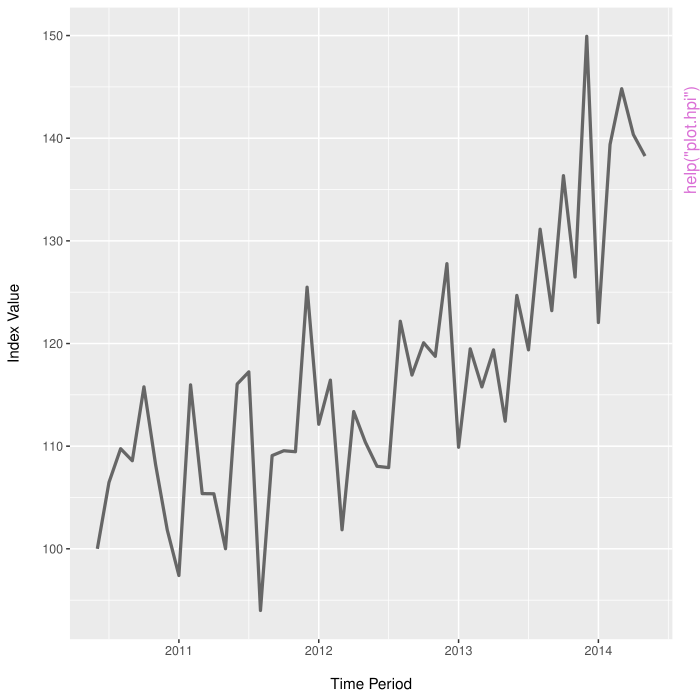

Recreate this plot in R.
pkgname <- "hpiR"
source(file.path(R.home("share"), "R", "examples-header.R"))
options(warn = 1)
library('hpiR')

base::assign(".oldSearch", base::search(), pos = 'CheckExEnv')
base::assign(".old_wd", base::getwd(), pos = 'CheckExEnv')
cleanEx()
nameEx("buildForecastIDs")
### * buildForecastIDs

flush(stderr()); flush(stdout())

### Name: buildForecastIDs
### Title: Create the row IDs for forecast accuracy
### Aliases: buildForecastIDs

### ** Examples


  # Load example sales
 data(ex_sales)

 # Create RT data
 rt_data <- rtCreateTrans(trans_df = ex_sales,
                          prop_id = 'pinx',
                          trans_id = 'sale_id',
                          price = 'sale_price',
                          periodicity = 'monthly',
                          date = 'sale_date')

# Create ids
  fc_ids <- buildForecastIDs(time_cut = 27,
                             hpi_df = rt_data,
                             forecast_length = 2,
                             train = TRUE)




cleanEx()
nameEx("calcAccuracy")
### * calcAccuracy

flush(stderr()); flush(stdout())

### Name: calcAccuracy
### Title: Calculate the accuracy of an index
### Aliases: calcAccuracy

### ** Examples


 # Load Data
 data(ex_sales)

 # Create Index
 rt_index <- rtIndex(trans_df = ex_sales,
                     periodicity = 'monthly',
                     min_date = '2010-06-01',
                     max_date = '2015-11-30',
                     adj_type = 'clip',
                     date = 'sale_date',
                     price = 'sale_price',
                     trans_id = 'sale_id',
                     prop_id = 'pinx',
                     estimator = 'robust',
                     log_dep = TRUE,
                     trim_model = TRUE,
                     max_period = 48,
                     smooth = FALSE)

 # Calculate insample accuracy
 hpi_accr <- calcAccuracy(hpi_obj = rt_index,
                          test_type = 'rt',
                          test_method = 'insample')




cleanEx()
nameEx("calcForecastError")
### * calcForecastError

flush(stderr()); flush(stdout())

### Name: calcForecastError
### Title: Calculate the forecast accuracy of series of indexes
### Aliases: calcForecastError

### ** Examples


 # Load example sales
 data(ex_sales)

 # Create Index
 hed_index <- hedIndex(trans_df = ex_sales,
                       periodicity = 'monthly',
                       max_date = '2011-12-31',
                       adj_type = 'clip',
                       date = 'sale_date',
                       price = 'sale_price',
                       trans_id = 'sale_id',
                       prop_id = 'pinx',
                       estimator = 'robust',
                       log_dep = TRUE,
                       trim_model = TRUE,
                       max_period = 24,
                       dep_var = 'price',
                       ind_var = c('tot_sf', 'beds', 'baths'),
                       smooth = FALSE)

 # Create Series (Suppressing messages do to small sample size of this example)
  suppressMessages(
    hpi_series <- createSeries(hpi_obj = hed_index,
                               train_period = 12))

 # Create Prediction data
 rt_data <- rtCreateTrans(trans_df = ex_sales,
                          prop_id = 'pinx',
                          max_date = '2011-12-31',
                          trans_id = 'sale_id',
                          price = 'sale_price',
                          periodicity = 'monthly',
                          date = 'sale_date',
                          min_period_dist = 12)


 # Calculate forecast accuracty
 fc_accr <- calcForecastError(is_obj = hpi_series,
                              pred_df = rt_data)




cleanEx()
nameEx("calcInSampleError")
### * calcInSampleError

flush(stderr()); flush(stdout())

### Name: calcInSampleError
### Title: Calculate index errors in sample
### Aliases: calcInSampleError

### ** Examples


 # Load example data
 data(ex_sales)

 # Create index with raw transaction data
 rt_index <- rtIndex(trans_df = ex_sales,
                     periodicity = 'monthly',
                     min_date = '2010-06-01',
                     max_date = '2015-11-30',
                     adj_type = 'clip',
                     date = 'sale_date',
                     price = 'sale_price',
                     trans_id = 'sale_id',
                     prop_id = 'pinx',
                     estimator = 'robust',
                     log_dep = TRUE,
                     trim_model = TRUE,
                     max_period = 48,
                     smooth = FALSE)

 # Calculate accuracy
 in_accr <- calcInSampleError(pred_df = rt_index$data,
                              index = rt_index$index$value)




cleanEx()
nameEx("calcKFoldError")
### * calcKFoldError

flush(stderr()); flush(stdout())

### Name: calcKFoldError
### Title: Calculate index error with FKold (out of sample)
### Aliases: calcKFoldError

### ** Examples


 # Load data
 data(ex_sales)

 # Create index with raw transaction data
 rt_index <- rtIndex(trans_df = ex_sales,
                     periodicity = 'monthly',
                     min_date = '2010-06-01',
                     max_date = '2015-11-30',
                     adj_type = 'clip',
                     date = 'sale_date',
                     price = 'sale_price',
                     trans_id = 'sale_id',
                     prop_id = 'pinx',
                     estimator = 'robust',
                     log_dep = TRUE,
                     trim_model = TRUE,
                     max_period = 48,
                     smooth = FALSE)

  # Create prediction data
  rt_data <- rtCreateTrans(trans_df = ex_sales,
                          prop_id = 'pinx',
                          trans_id = 'sale_id',
                          price = 'sale_price',
                          periodicity = 'monthly',
                          date = 'sale_date')

  # Calc Accuracy
  kf_accr <- calcKFoldError(hpi_obj = rt_index,
                            pred_df = rt_data,
                            k = 10,
                            seed = 123,
                            smooth = FALSE)




cleanEx()
nameEx("calcRevision")
### * calcRevision

flush(stderr()); flush(stdout())

### Name: calcRevision
### Title: Calculate revision values of an index
### Aliases: calcRevision

### ** Examples


# Load example sales
 data(ex_sales)

 # Create Index
 rt_index <- rtIndex(trans_df = ex_sales,
                     periodicity = 'monthly',
                     min_date = '2010-06-01',
                     max_date = '2015-11-30',
                     adj_type = 'clip',
                     date = 'sale_date',
                     price = 'sale_price',
                     trans_id = 'sale_id',
                     prop_id = 'pinx',
                     estimator = 'robust',
                     log_dep = TRUE,
                     trim_model = TRUE,
                     max_period = 48,
                     smooth = FALSE)

 # Create Series (Suppressing messages do to small sample size of this example)
  suppressMessages(
    hpi_series <- createSeries(hpi_obj = rt_index,
                               train_period = 12))

 # Calculate revision
 series_rev <-  calcRevision(series_obj = hpi_series)




cleanEx()
nameEx("calcSeriesAccuracy")
### * calcSeriesAccuracy

flush(stderr()); flush(stdout())

### Name: calcSeriesAccuracy
### Title: Calculate the accuracy of a series of indexes
### Aliases: calcSeriesAccuracy

### ** Examples


 # Load data
 data(ex_sales)

 # Create index
 rt_index <- rtIndex(trans_df = ex_sales,
                     periodicity = 'monthly',
                     min_date = '2010-06-01',
                     max_date = '2015-11-30',
                     adj_type = 'clip',
                     date = 'sale_date',
                     price = 'sale_price',
                     trans_id = 'sale_id',
                     prop_id = 'pinx',
                     estimator = 'robust',
                     log_dep = TRUE,
                     trim_model = TRUE,
                     max_period = 48,
                     smooth = FALSE)

  #  Create Series (Suppressing messages do to small sample size of this example)
  suppressMessages(
    hpi_series <- createSeries(hpi_obj = rt_index,
                               train_period = 12))

  # Calculate insample accuracy
  hpi_series_accr <- calcSeriesAccuracy(series_obj = hpi_series,
                                        test_type = 'rt',
                                        test_method = 'insample')




cleanEx()
nameEx("calcSeriesVolatility")
### * calcSeriesVolatility

flush(stderr()); flush(stdout())

### Name: calcSeriesVolatility
### Title: Calculate volatility of a series of indexes
### Aliases: calcSeriesVolatility

### ** Examples


# Load example sales
 data(ex_sales)

 # Create Index
 rt_index <- rtIndex(trans_df = ex_sales,
                     periodicity = 'monthly',
                     min_date = '2010-06-01',
                     max_date = '2015-11-30',
                     adj_type = 'clip',
                     date = 'sale_date',
                     price = 'sale_price',
                     trans_id = 'sale_id',
                     prop_id = 'pinx',
                     estimator = 'robust',
                     log_dep = TRUE,
                     trim_model = TRUE,
                     max_period = 48,
                     smooth = FALSE)

 # Create Series (Suppressing messages do to small sample size of this example)
 suppressMessages(
    hpi_series <- createSeries(hpi_obj = rt_index,
                               train_period = 12))

 # Calculate series volatility
 series_vol <- calcSeriesVolatility(series_obj = hpi_series,
                                    window= 3)




cleanEx()
nameEx("calcVolatility")
### * calcVolatility

flush(stderr()); flush(stdout())

### Name: calcVolatility
### Title: Calculate index volatility
### Aliases: calcVolatility

### ** Examples


 # Load Data
 data(ex_sales)

 # Create index with raw transaction data
 rt_index <- rtIndex(trans_df = ex_sales,
                     periodicity = 'monthly',
                     min_date = '2010-06-01',
                     max_date = '2015-11-30',
                     adj_type = 'clip',
                     date = 'sale_date',
                     price = 'sale_price',
                     trans_id = 'sale_id',
                     prop_id = 'pinx',
                     estimator = 'robust',
                     log_dep = TRUE,
                     trim_model = TRUE,
                     max_period = 48,
                     smooth = FALSE)

 # Calculate Volatility
 index_vol <- calcVolatility(index = rt_index,
                             window = 3)




cleanEx()
nameEx("checkDate")
### * checkDate

flush(stderr()); flush(stdout())

### Name: checkDate
### Title: Validate the date argument
### Aliases: checkDate

### ** Examples


 # Load Data
  data(ex_sales)

 # Check date
  date_checked <- checkDate(x_date = ex_sales$sale_date,
                            name = 'sale date')



cleanEx()
nameEx("createKFoldData")
### * createKFoldData

flush(stderr()); flush(stdout())

### Name: createKFoldData
### Title: Create data for KFold error test
### Aliases: createKFoldData

### ** Examples


 # Load Data
 data(ex_sales)

 # Create RT Data
 rt_data <- rtCreateTrans(trans_df = ex_sales,
                          prop_id = 'pinx',
                          trans_id = 'sale_id',
                          price = 'sale_price',
                          periodicity = 'monthly',
                          date = 'sale_date')
 # Create folds
 k_folds <- split(x = 1:nrow(rt_data),
                  f = sample(1:10, nrow(rt_data), replace = TRUE))

 # Create data from folds
 kfold_data <- createKFoldData(score_ids = k_folds[[1]],
                               full_data = rt_data,
                               pred_df = rt_data)




cleanEx()
nameEx("createSeries")
### * createSeries

flush(stderr()); flush(stdout())

### Name: createSeries
### Title: Create a series of indexes
### Aliases: createSeries

### ** Examples


  # Load example sales
 data(ex_sales)

 # Create Index
 rt_index <- rtIndex(trans_df = ex_sales,
                     periodicity = 'monthly',
                     min_date = '2010-06-01',
                     max_date = '2015-11-30',
                     adj_type = 'clip',
                     date = 'sale_date',
                     price = 'sale_price',
                     trans_id = 'sale_id',
                     prop_id = 'pinx',
                     estimator = 'robust',
                     log_dep = TRUE,
                     trim_model = TRUE,
                     max_period = 48,
                     smooth = FALSE)

 # Create Series (Suppressing messages do to small sample size of this example)
  suppressMessages(
    hpi_series <- createSeries(hpi_obj = rt_index,
                               train_period = 12))




cleanEx()
nameEx("dateToPeriod")
### * dateToPeriod

flush(stderr()); flush(stdout())

### Name: dateToPeriod
### Title: Convert dates to a relative period
### Aliases: dateToPeriod

### ** Examples


# Load data
  data(ex_sales)

# Convert to period df
  hpi_data <- dateToPeriod(trans_df = ex_sales,
                           date = 'sale_date',
                           periodicity = 'monthly')




cleanEx()
nameEx("hedCreateTrans")
### * hedCreateTrans

flush(stderr()); flush(stdout())

### Name: hedCreateTrans
### Title: Create data for 'hed' approach
### Aliases: hedCreateTrans

### ** Examples


 # Load example data
 data(ex_sales)

 # Create Hed Data
 ex_heddata <- hedCreateTrans(trans_df = ex_sales,
                              prop_id = 'pinx',
                              trans_id = 'sale_id',
                              price = 'sale_price',
                              date = 'sale_date',
                              periodicity = 'monthly')




cleanEx()
nameEx("hedIndex")
### * hedIndex

flush(stderr()); flush(stdout())

### Name: hedIndex
### Title: Create a full index object by hedonic approach
### Aliases: hedIndex

### ** Examples


 # Load data
 data(ex_sales)

 # Create index with raw transaction data
 hed_index <- hedIndex(trans_df = ex_sales,
                       periodicity = 'monthly',
                       min_date = '2010-06-01',
                       max_date = '2015-11-30',
                       adj_type = 'clip',
                       date = 'sale_date',
                       price = 'sale_price',
                       trans_id = 'sale_id',
                       prop_id = 'pinx',
                       estimator = 'robust',
                       log_dep = TRUE,
                       trim_model = TRUE,
                       max_period = 48,
                       dep_var = 'price',
                       ind_var = c('tot_sf', 'beds', 'baths'),
                       smooth = FALSE)




cleanEx()
nameEx("hedModel")
### * hedModel

flush(stderr()); flush(stdout())

### Name: hedModel
### Title: Estimate hedonic model for index creation
### Aliases: hedModel

### ** Examples


 # Load example data
 data(ex_sales)

 # Create hedonic data
 hed_data <- hedCreateTrans(trans_df = ex_sales,
                           prop_id = 'pinx',
                           trans_id = 'sale_id',
                           price = 'sale_price',
                           date = 'sale_date',
                           periodicity = 'monthly')

 # Estimate Model
 hed_model <- hedModel(estimator = structure('base', class = 'base'),
                       hed_df = hed_data,
                       hed_spec = as.formula(log(price) ~ baths + tot_sf))




cleanEx()
nameEx("hpiModel")
### * hpiModel

flush(stderr()); flush(stdout())

### Name: hpiModel
### Title: Wrapper to estimate model approaches (generic method)
### Aliases: hpiModel

### ** Examples


 # Load data
 data(ex_sales)

 # With a raw transaction data.frame
 rt_data <- rtCreateTrans(trans_df = ex_sales,
                          prop_id = 'pinx',
                          trans_id = 'sale_id',
                          price = 'sale_price',
                          periodicity = 'monthly',
                          date = 'sale_date')

 # Create model object
 hpi_model <- hpiModel(model_type = 'rt',
                       hpi_df = rt_data,
                       estimator = 'base',
                       log_dep = TRUE)

 # For custom weighted repeat transaction model

 hpi_model_wgt <- hpiModel(model_type = 'rt',
                           hpi_df = rt_data,
                           estimator = 'weighted',
                           weights = runif(nrow(rt_data), 0, 1))





cleanEx()
nameEx("modelToIndex")
### * modelToIndex

flush(stderr()); flush(stdout())

### Name: modelToIndex
### Title: Convert model results into a house price index
### Aliases: modelToIndex

### ** Examples


 # Load data
 data(ex_sales)

 # With a raw transaction data.frame
 rt_data <- rtCreateTrans(trans_df = ex_sales,
                          prop_id = 'pinx',
                          trans_id = 'sale_id',
                          price = 'sale_price',
                          periodicity = 'monthly',
                          date = 'sale_date')

 # Create model object
 hpi_model <- hpiModel(model_type = 'rt',
                       hpi_df = rt_data,
                       estimator = 'base',
                       log_dep = TRUE)

 # Create Index
 hpi_index <- modelToIndex(hpi_model,
                           max_period = 84)




cleanEx()
nameEx("plot.hpi")
### * plot.hpi

flush(stderr()); flush(stdout())

### Name: plot.hpi
### Title: Plot method for 'hpi' object
### Aliases: plot.hpi

### ** Examples


 # Load data
 data(ex_sales)

 # Create index with raw transaction data
 rt_index <- rtIndex(trans_df = ex_sales,
                     periodicity = 'monthly',
                     min_date = '2010-06-01',
                     max_date = '2015-11-30',
                     adj_type = 'clip',
                     date = 'sale_date',
                     price = 'sale_price',
                     trans_id = 'sale_id',
                     prop_id = 'pinx',
                     estimator = 'robust',
                     log_dep = TRUE,
                     trim_model = TRUE,
                     max_period = 48,
                     smooth = FALSE)

 # Plot data
 plot(rt_index)
 plot(rt_index, smooth = TRUE)




cleanEx()
nameEx("plot.hpiaccuracy")
### * plot.hpiaccuracy

flush(stderr()); flush(stdout())

### Name: plot.hpiaccuracy
### Title: Plot method for 'hpiaccuracy' object
### Aliases: plot.hpiaccuracy

### ** Examples


 # Load Data
 data(ex_sales)

 # Create Index
 rt_index <- rtIndex(trans_df = ex_sales,
                     periodicity = 'monthly',
                     min_date = '2010-06-01',
                     max_date = '2015-11-30',
                     adj_type = 'clip',
                     date = 'sale_date',
                     price = 'sale_price',
                     trans_id = 'sale_id',
                     prop_id = 'pinx',
                     estimator = 'robust',
                     log_dep = TRUE,
                     trim_model = TRUE,
                     max_period = 48,
                     smooth = FALSE)

 # Calculate insample accuracy
 hpi_accr <- calcAccuracy(hpi_obj = rt_index,
                          test_type = 'rt',
                          test_method = 'insample')

 # Make Plot
 plot(hpi_accr)




cleanEx()
nameEx("plot.hpiindex")
### * plot.hpiindex

flush(stderr()); flush(stdout())

### Name: plot.hpiindex
### Title: Plot method for 'hpiindex' object
### Aliases: plot.hpiindex

### ** Examples


 # Load data
 data(ex_sales)

 # With a raw transaction data.frame
 rt_data <- rtCreateTrans(trans_df = ex_sales,
                          prop_id = 'pinx',
                          trans_id = 'sale_id',
                          price = 'sale_price',
                          periodicity = 'monthly',
                          date = 'sale_date')

 # Create model object
 hpi_model <- hpiModel(model_type = 'rt',
                       hpi_df = rt_data,
                       estimator = 'base',
                       log_dep = TRUE)

 # Create Index
 hpi_index <- modelToIndex(hpi_model,
                           max_period = 84)

 # Make Plot
 plot(hpi_index)




cleanEx()
nameEx("plot.indexvolatility")
### * plot.indexvolatility

flush(stderr()); flush(stdout())

### Name: plot.indexvolatility
### Title: Plot method for 'indexvolatility' object
### Aliases: plot.indexvolatility

### ** Examples


 # Load Data
 data(ex_sales)

 # Create index with raw transaction data
 rt_index <- rtIndex(trans_df = ex_sales,
                     periodicity = 'monthly',
                     min_date = '2010-06-01',
                     max_date = '2015-11-30',
                     adj_type = 'clip',
                     date = 'sale_date',
                     price = 'sale_price',
                     trans_id = 'sale_id',
                     prop_id = 'pinx',
                     estimator = 'robust',
                     log_dep = TRUE,
                     trim_model = TRUE,
                     max_period = 48,
                     smooth = FALSE)

 # Calculate Volatility
 index_vol <- calcVolatility(index = rt_index,
                             window = 3)

 # Make Plot
 plot(index_vol)




cleanEx()
nameEx("plot.seriesaccuracy")
### * plot.seriesaccuracy

flush(stderr()); flush(stdout())

### Name: plot.seriesaccuracy
### Title: Plot method for 'seriesaccuracy' object
### Aliases: plot.seriesaccuracy

### ** Examples


 # Load data
 data(ex_sales)

 # Create index
 rt_index <- rtIndex(trans_df = ex_sales,
                     periodicity = 'monthly',
                     min_date = '2010-06-01',
                     max_date = '2015-11-30',
                     adj_type = 'clip',
                     date = 'sale_date',
                     price = 'sale_price',
                     trans_id = 'sale_id',
                     prop_id = 'pinx',
                     estimator = 'robust',
                     log_dep = TRUE,
                     trim_model = TRUE,
                     max_period = 48,
                     smooth = FALSE)

 #  Create Series (Suppressing messages do to small sample size of this example)
 suppressMessages(
    hpi_series <- createSeries(hpi_obj = rt_index,
                               train_period = 12))

 # Calculate insample accuracy
 hpi_series_accr <- calcSeriesAccuracy(series_obj = hpi_series,
                                       test_type = 'rt',
                                       test_method = 'insample')
 # Make Plot
 plot(hpi_series_accr)




cleanEx()
nameEx("plot.serieshpi")
### * plot.serieshpi

flush(stderr()); flush(stdout())

### Name: plot.serieshpi
### Title: Plot method for 'serieshpi' object
### Aliases: plot.serieshpi

### ** Examples


 # Load data
 data(ex_sales)

 # Create index
 rt_index <- rtIndex(trans_df = ex_sales,
                     periodicity = 'monthly',
                     min_date = '2010-06-01',
                     max_date = '2015-11-30',
                     adj_type = 'clip',
                     date = 'sale_date',
                     price = 'sale_price',
                     trans_id = 'sale_id',
                     prop_id = 'pinx',
                     estimator = 'robust',
                     log_dep = TRUE,
                     trim_model = TRUE,
                     max_period = 48,
                     smooth = FALSE)

 # Create Series (Suppressing messages do to small sample size of this example)
 suppressMessages(
   hpi_series <- createSeries(hpi_obj = rt_index,
                              train_period = 12))

 # Make Plot
 plot(hpi_series)




cleanEx()
nameEx("plot.seriesrevision")
### * plot.seriesrevision

flush(stderr()); flush(stdout())

### Name: plot.seriesrevision
### Title: Plot method for 'seriesrevision' object
### Aliases: plot.seriesrevision

### ** Examples


 # Load example sales
 data(ex_sales)

 # Create Index
 rt_index <- rtIndex(trans_df = ex_sales,
                     periodicity = 'monthly',
                     min_date = '2010-06-01',
                     max_date = '2015-11-30',
                     adj_type = 'clip',
                     date = 'sale_date',
                     price = 'sale_price',
                     trans_id = 'sale_id',
                     prop_id = 'pinx',
                     estimator = 'robust',
                     log_dep = TRUE,
                     trim_model = TRUE,
                     max_period = 48,
                     smooth = FALSE)

 # Create Series (Suppressing messages do to small sample size of this example)
 suppressMessages(
   hpi_series <- createSeries(hpi_obj = rt_index,
                              train_period = 12))

 # Calculate revision
 series_rev <-  calcRevision(series_obj = hpi_series)

 # Make Plot
 plot(series_rev)




cleanEx()
nameEx("rfIndex")
### * rfIndex

flush(stderr()); flush(stdout())

### Name: rfIndex
### Title: Create a full index object by random forest approach
### Aliases: rfIndex

### ** Examples



 # Load data
 data(ex_sales)

 # Create index with raw transaction data
 rf_index <- rfIndex(trans_df = ex_sales,
                     periodicity = 'monthly',
                     min_date = '2010-06-01',
                     max_date = '2015-11-30',
                     adj_type = 'clip',
                     date = 'sale_date',
                     price = 'sale_price',
                     trans_id = 'sale_id',
                     prop_id = 'pinx',
                     estimator = 'pdp',
                     log_dep = TRUE,
                     trim_model = TRUE,
                     max_period = 48,
                     dep_var = 'price',
                     ind_var = c('tot_sf', 'beds', 'baths'),
                     smooth = FALSE,
                     ntrees = 10,
                     sim_count = 2)




cleanEx()
nameEx("rfModel")
### * rfModel

flush(stderr()); flush(stdout())

### Name: rfModel
### Title: Estimate random forest model for index creation
### Aliases: rfModel

### ** Examples

 # Load example data
 data(ex_sales)

 # Create hedonic data
 hed_data <- hedCreateTrans(trans_df = ex_sales,
                           prop_id = 'pinx',
                           trans_id = 'sale_id',
                           price = 'sale_price',
                           date = 'sale_date',
                           periodicity = 'monthly')

 # Estimate Model
 rf_model <- rfModel(estimator = structure('pdp', class = 'pdp'),
                     rf_df = hed_data,
                     rf_spec = as.formula(log(price) ~ baths + tot_sf),
                     ntrees = 10,
                     sim_count = 1)




cleanEx()
nameEx("rtCreateTrans")
### * rtCreateTrans

flush(stderr()); flush(stdout())

### Name: rtCreateTrans
### Title: Create transaction data for rt approach
### Aliases: rtCreateTrans

### ** Examples


 # Load data
 data(ex_sales)

 # With a raw transaction data.frame
 rt_data <- rtCreateTrans(trans_df = ex_sales,
                          prop_id = 'pinx',
                          trans_id = 'sale_id',
                          price = 'sale_price',
                          periodicity = 'monthly',
                          date = 'sale_date')




cleanEx()
nameEx("rtIndex")
### * rtIndex

flush(stderr()); flush(stdout())

### Name: rtIndex
### Title: Create a full index object by repeat transaction approach
### Aliases: rtIndex

### ** Examples


 # Load data
 data(ex_sales)

 # Create index with raw transaction data
 rt_index <- rtIndex(trans_df = ex_sales,
                     periodicity = 'monthly',
                     min_date = '2010-06-01',
                     max_date = '2015-11-30',
                     adj_type = 'clip',
                     date = 'sale_date',
                     price = 'sale_price',
                     trans_id = 'sale_id',
                     prop_id = 'pinx',
                     estimator = 'robust',
                     log_dep = TRUE,
                     trim_model = TRUE,
                     max_period = 48,
                     smooth = FALSE)




cleanEx()
nameEx("rtModel")
### * rtModel

flush(stderr()); flush(stdout())

### Name: rtModel
### Title: Estimate repeat transaction model for index creation
### Aliases: rtModel

### ** Examples


  # Load data
  data(ex_sales)

  # With a raw transaction data.frame
  rt_data <- rtCreateTrans(trans_df = ex_sales,
                           prop_id = 'pinx',
                           trans_id = 'sale_id',
                           price = 'sale_price',
                           periodicity = 'monthly',
                           date = 'sale_date')

  # Calc price differences
  price_diff <- rt_data$price_2 - rt_data$price_1

  # Create time matrix
  rt_matrix <- rtTimeMatrix(rt_data)

  # Calculate model
  rt_model <- rtModel(rt_df = rt_data,
                      price_diff = price_diff,
                      time_matrix = rt_matrix,
                      estimator = structure('base', class='base'))




cleanEx()
nameEx("rtTimeMatrix")
### * rtTimeMatrix

flush(stderr()); flush(stdout())

### Name: rtTimeMatrix
### Title: Create model matrix for repeat transaction approach
### Aliases: rtTimeMatrix

### ** Examples


  # Load data
  data(ex_sales)

  # With a raw transaction data.frame
  rt_data <- rtCreateTrans(trans_df = ex_sales,
                           prop_id = 'pinx',
                           trans_id = 'sale_id',
                           price = 'sale_price',
                           periodicity = 'monthly',
                           date = 'sale_date')
 # Create Matrix
 rt_matrix <- rtTimeMatrix(rt_data)




cleanEx()
nameEx("smoothIndex")
### * smoothIndex

flush(stderr()); flush(stdout())

### Name: smoothIndex
### Title: Smooth an index
### Aliases: smoothIndex

### ** Examples


 # Load data
 data(ex_sales)

 # Create index with raw transaction data
 rt_index <- rtIndex(trans_df = ex_sales,
                     periodicity = 'monthly',
                     min_date = '2010-06-01',
                     max_date = '2015-11-30',
                     adj_type = 'clip',
                     date = 'sale_date',
                     price = 'sale_price',
                     trans_id = 'sale_id',
                     prop_id = 'pinx',
                     estimator = 'robust',
                     log_dep = TRUE,
                     trim_model = TRUE,
                     max_period = 48,
                     smooth = FALSE)

 # Create Smooth index
 sm_index <- smoothIndex(index_obj = rt_index,
                         order = 3,
                         in_place = FALSE)

 # Create Smooth index (in place)
 sm_index <- smoothIndex(index_obj = rt_index,
                         order = 3,
                         in_place = TRUE)




cleanEx()
nameEx("smoothSeries")
### * smoothSeries

flush(stderr()); flush(stdout())

### Name: smoothSeries
### Title: Smooth all indexes in a series
### Aliases: smoothSeries

### ** Examples

 # Load data
 data(ex_sales)

 # Create index
 rt_index <- rtIndex(trans_df = ex_sales,
                     periodicity = 'monthly',
                     min_date = '2010-06-01',
                     max_date = '2015-11-30',
                     adj_type = 'clip',
                     date = 'sale_date',
                     price = 'sale_price',
                     trans_id = 'sale_id',
                     prop_id = 'pinx',
                     estimator = 'robust',
                     log_dep = TRUE,
                     trim_model = TRUE,
                     max_period = 48,
                     smooth = FALSE)

 #  Create Series (Suppressing messages do to small sample size of this example)
 suppressMessages(
    hpi_series <- createSeries(hpi_obj = rt_index,
                               train_period = 12))
 # Smooth indexes
 sm_series <- smoothSeries(series_obj = hpi_series,
                           order = 5)




### * <FOOTER>
###
cleanEx()
options(digits = 7L)
base::cat("Time elapsed: ", proc.time() - base::get("ptime", pos = 'CheckExEnv'),"\n")
grDevices::dev.off()
###
### Local variables: ***
### mode: outline-minor ***
### outline-regexp: "\\(> \\)?### [*]+" ***
### End: ***
quit('no')
